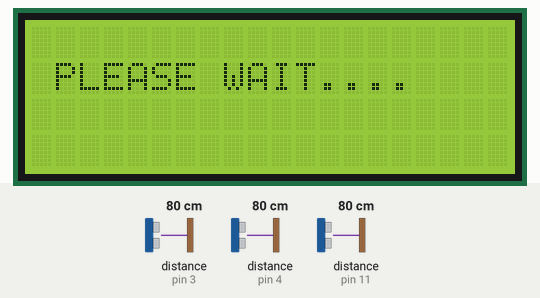
Simulated run of this sketch. Board: Arduino Uno, built with avr-gcc and run on an emulated ATmega328P. On the bench: 20×4 character LCD. Wiring (inferred from the names in the program): 3 × ultrasonic range finder: trigger pin 6, echo pin 3 / trigger pin 7, echo pin 4 / trigger pin 10, echo pin 11. Inputs (shaded band) come from the test bench; at power-on: distance to the obstacle (sensors on pin 3, pin 4, pin 11) 80 cm. The echo pulse lasts 58.3 µs per cm; what the sketch prints to the serial monitor is not drawn.

Above: at 2.2 s.
6.4 s: distance to the obstacle (sensor on pin 3) set to 120 cm
At 7.5 s:
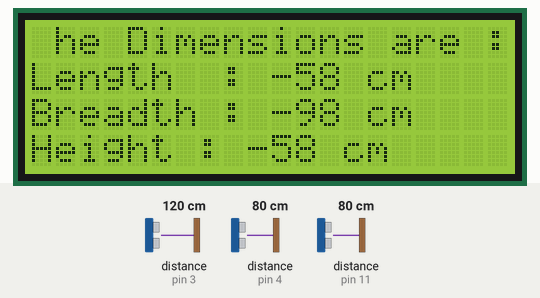
8.2 s: distance to the obstacle (sensor on pin 4) set to 299 cm
10.5 s: distance to the obstacle (sensor on pin 11) set to 2 cm
At 11.1 s:
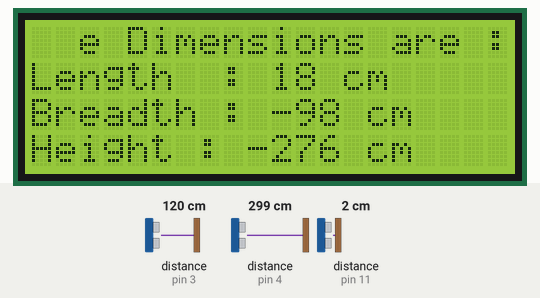

Measured:
- after the input at 10.5 s, the display: first differs from a run without the input after 0.11 s (image 2)
- what the display in image 0 shows lasts 3.0 s, from 2.1 s to 5.1 s

The sketch:

3_dimension_with_usonic.ino
```cpp
#include <Wire.h>
#include <LiquidCrystal_I2C.h>

LiquidCrystal_I2C lcd(0x27, 20, 4);

const int l_trigPin = 10;
const int l_echoPin = 11;

const int b_trigPin = 6;
const int b_echoPin = 3;

const int h_trigPin = 7;
const int h_echoPin = 4;

long l_duration;
int l_distance;

long b_duration;
int b_distance;

long h_duration;
int h_distance;

void setup()
{
  pinMode(l_trigPin, OUTPUT);
  pinMode(l_echoPin, INPUT);

  pinMode(b_trigPin, OUTPUT);
  pinMode(b_echoPin, INPUT);

  pinMode(h_trigPin, OUTPUT);
  pinMode(h_echoPin, INPUT);

  Serial.begin(9600);
  lcd.init();
  // Print a message to the LCD.
  lcd.backlight();
  lcd.setCursor(1, 1);
  lcd.print("SYSTEM INITIALIZING");
  delay(2000);
  lcd.clear();
  lcd.setCursor(1, 1);
  lcd.print("PLEASE WAIT....");
  delay(3000);
  lcd.clear();
}
void loop()
{
  lcd.clear();
  //for first sensor
  digitalWrite(l_trigPin, LOW);
  delayMicroseconds(2);
  digitalWrite(l_trigPin, HIGH);
  delayMicroseconds(10);
  digitalWrite(l_trigPin, LOW);

  l_duration = pulseIn(l_echoPin, HIGH);
  int l_distance = 20 - (l_duration * 0.034 / 2);
  //int thickness = distace;

  //for second sensor
  digitalWrite(b_trigPin, LOW);
  delayMicroseconds(2);
  digitalWrite(b_trigPin, HIGH);
  delayMicroseconds(10);
  digitalWrite(b_trigPin, LOW);

  b_duration = pulseIn(b_echoPin, HIGH);
  int b_distance = 20 - (b_duration * 0.034 / 2);
  // int thickness1 = distance1;

  //for third sensor
  digitalWrite(h_trigPin, LOW);
  delayMicroseconds(2);
  digitalWrite(h_trigPin, HIGH);
  delayMicroseconds(10);
  digitalWrite(h_trigPin, LOW);

  h_duration = pulseIn(h_echoPin, HIGH);
  int h_distance = 20 - (h_duration * 0.034 / 2);
  // int thickness2 = distance2;

  Serial.print("Length : ");
  Serial.println(l_distance);

  Serial.print("Breadth : ");
  Serial.println(b_distance);

  Serial.print("Height : ");
  Serial.println(h_distance);
  if (l_distance == 0 && b_distance == 0 && h_distance == 0) {
    lcd.setCursor(0, 0);
    lcd.print("No Object Placed");
    lcd.setCursor(0, 1);
    lcd.print("Place the object in ");
    lcd.setCursor(0, 2);
    lcd.print(" the setup");
  }
  else {
    lcd.setCursor(0, 0);
    lcd.print("The Dimensions are : ");
    lcd.setCursor(0, 1);
    lcd.print("Length  : ");
    lcd.print(l_distance);
    lcd.print(" cm       ");

    lcd.setCursor(0, 2);
    lcd.print("Breadth : ");
    lcd.print(b_distance);
    lcd.print(" cm    ");

    lcd.setCursor(0, 3);
    lcd.print("Height : ");
    lcd.print(h_distance);
    lcd.print(" cm      ");
  }
  delay(100);
}
/*
#include <Wire.h>
#include <LiquidCrystal_I2C.h>

LiquidCrystal_I2C lcd(0x27,20,4);
const int l_trigPin =3;
const int l_echoPin =5;

const int b_trigPin =6;
const int b_echoPin =9;

const int h_trigPin =10;
const int h_echoPin =11;

long l_duration;
int l_distance;

long b_duration;
int b_distance;

long h_duration;
int h_distance;

void setup() {
  // put your setup code here, to run once:
  pinMode(l_trigPin, OUTPUT);
  pinMode(l_echoPin, INPUT);

  pinMode(b_trigPin, OUTPUT);
  pinMode(b_echoPin, INPUT);

  pinMode(h_trigPin, OUTPUT);
  pinMode(h_echoPin, INPUT);

  Serial.begin(9600);
  lcd.init();
  lcd.init();
  lcd.backlight();

}

void loop() {
   digitalWrite(l_trigPin, LOW);
   digitalWrite(b_trigPin, LOW);
   digitalWrite(h_trigPin, LOW);
   delayMicroseconds(2);
   digitalWrite(l_trigPin, HIGH);
   digitalWrite(b_trigPin, HIGH);
   digitalWrite(h_trigPin, HIGH);
   delayMicroseconds(10);
   digitalWrite(l_trigPin, LOW);
   digitalWrite(b_trigPin, LOW);
   digitalWrite(h_trigPin, LOW);

   l_duration = pulseIn(l_echoPin, HIGH);
   b_duration = pulseIn(b_echoPin, HIGH);
   h_duration = pulseIn(h_echoPin, HIGH);

   l_distance = 21 - (l_duration*0.034/2);
   b_distance = 19 - (b_duration*0.034/2);
   h_distance = 21 - (h_duration*0.034/2);

   Serial.print("Length : ");
   Serial.println(l_distance);

   Serial.print("Breadth : ");
   Serial.println(b_distance);

   Serial.print("Height : ");
   Serial.println(h_distance);
   lcd.setCursor(0,0);
   lcd.print("3dimension ");
   lcd.setCursor(0,1);
   lcd.print(l_distance);
   lcd.setCursor(0,2);
   lcd.print(b_distance);
   lcd.setCursor(0,3);
   lcd.print(h_distance);
  delay(100);
}

*/
```
